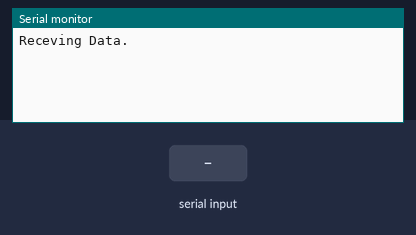
A sketch run on a simulated Arduino Mega 2560, built with avr-gcc and run on an emulated ATmega2560. On the bench: the last lines printed to the serial monitor. The inputs (shaded band) are chosen by the test bench.

Above: at 1.2 s.
1.3 s: "1" received over the second serial link
At 2.7 s:
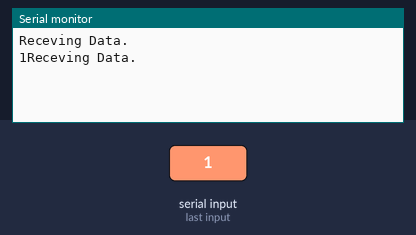
2.8 s: "0" received over the second serial link
At 4.2 s:
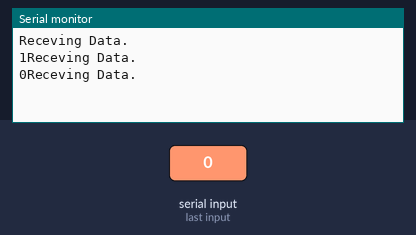
4.3 s: "2" received over the second serial link
At 6.1 s:
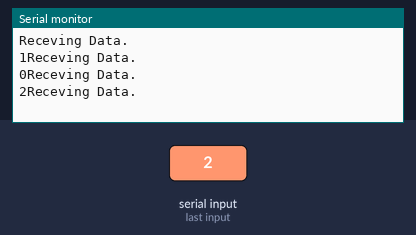

Measured:
- after the input at 1.3 s, the serial monitor: prints a new line after 1.0 s (image 1)
- after the input at 2.8 s, the serial monitor: prints a new line after 1.0 s (image 2)
- after the input at 4.3 s, the serial monitor: prints a new line after 1.0 s (image 3)

The sketch:

RX.ino.ino
```cpp
void setup() {
  Serial2.begin(57600);
  Serial.begin(9600);
}

void loop()
{
  while(true)
  {
    Serial.print(Serial2.readString());
    //Serial2.print(Serial2.readString());
    Serial.println("Receving Data.");
  }
}
```
